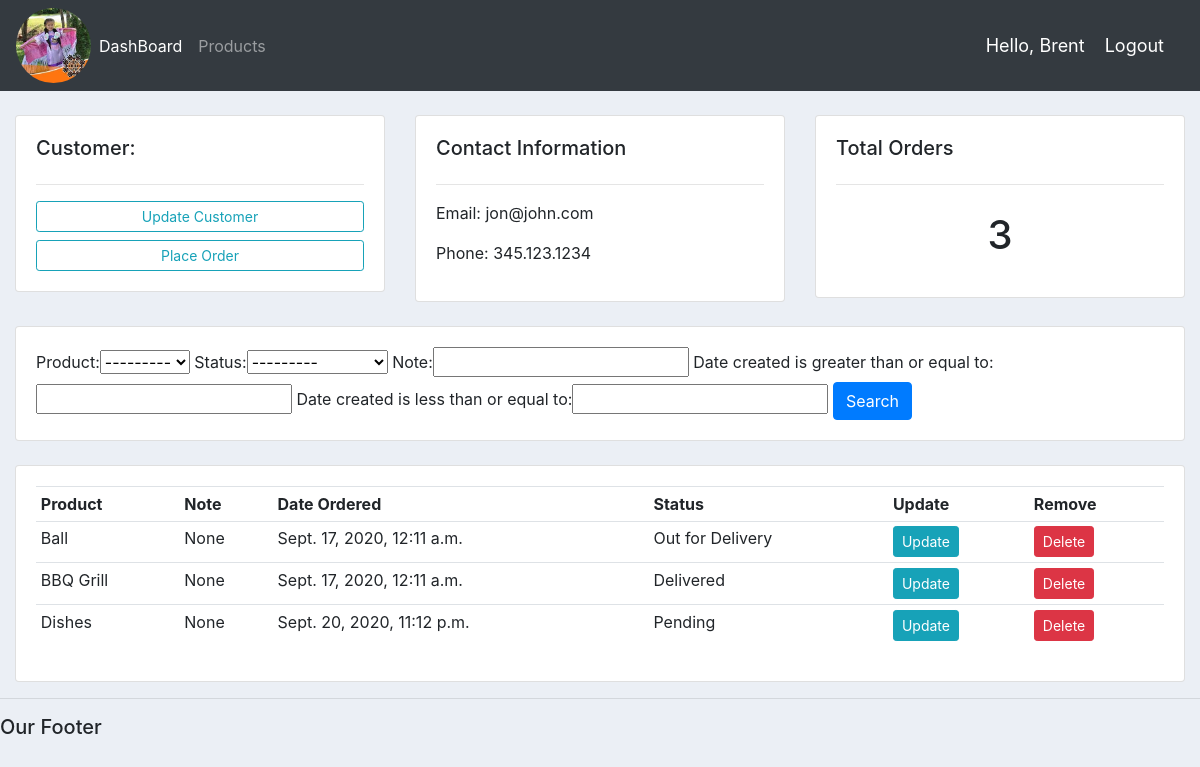
Screenshot of /customer/2/ (signed in) with the database file from the repository.
### accounts/models.py (models this page shows, shortened)
class Customer(models.Model):
    name = models.CharField(max_length=200, null=True)
    phone = models.CharField(max_length=200, null=True)
    email = models.CharField(max_length=200, null=True)
    date_created = models.DateTimeField(auto_now_add=True, null=True)

class Order(models.Model):
    STATUS = (
        ('Pending','Pending'),
        ('Out for Delivery', 'Out for Delivery'),
        ('Delivered','Delivered'),
            )
    customer = models.ForeignKey(Customer, null=True, on_delete= models.SET_NULL)
    product = models.ForeignKey(Product, null=True, on_delete= models.SET_NULL)
    date_created = models.DateTimeField(auto_now_add=True, null=True)
    status = models.CharField(max_length=200, null=True, choices=STATUS)
    note = models.CharField(max_length=200, null=True)

class Product(models.Model):
    CATEGORY = (
        ('Indoor','Indoor'),
        ('Outdoor', 'Outdoor'),
            )
    name = models.CharField(max_length=200, null=True)
    price = models.FloatField(null=True)
    category = models.CharField(max_length=200, null=True, choices=CATEGORY)
    description = models.CharField(max_length=200, null=True, blank=True)
    date_created = models.DateTimeField(auto_now_add=True, null=True)
    tags = models.ManyToManyField(Tag)
    def __str__(self):
        return self.name

### accounts/views.py (the view)
# urls.py: path('customer/<str:cstmr_id>/', views.customer, name="customer"),
@login_required(login_url='login')
def customer(request, cstmr_id):
    customer = Customer.objects.get(id=cstmr_id)
    orders = customer.order_set.all()
    order_count = orders.count()
    myFilter = OrderFilter(request.GET, queryset=orders)
    orders = myFilter.qs
    context = {'customer':customer, 'orders':orders, 'order_count':order_count, 'myFilter': myFilter}
    return render(request, 'accounts/customer.html', context)

### accounts/templates/accounts/customer.html
{% extends 'accounts/main.html'%}
{% block content %}
<br>
<div class="row">
<div class="col-md">
    <div class="card card-body">
        <h5>Customer:</h5>
        <hr>
        <a class="btn btn-outline-info  btn-sm btn-block" href="">Update Customer</a>
        <a class="btn btn-outline-info  btn-sm btn-block" href="{% url 'create_order' customer.id %}">Place Order</a>
    </div>
</div>
<div class="col-md">
    <div class="card card-body">
        <h5>Contact Information</h5>
        <hr>
        <p>Email: {{customer.email}}</p>
        <p>Phone: {{customer.phone}}</p>
    </div>
</div>
<div class="col-md">
    <div class="card card-body">
        <h5>Total Orders</h5>
        <hr>
        <h1 style="text-align: center;padding: 10px">{{order_count}}</h1>
    </div>
</div>
</div>
<br>
<div class="row">
<div class="col">
    <div class="card card-body">
        <form method="get">
            {{ myFilter.form }}
        <button class="btn btn-primary" type="submit">Search</button>
      </form>
    </div>
</div>
</div>
<br>
<div class="row">
<div class="col-md">
    <div class="card card-body">
        <table class="table table-sm">
            <tr>
                <th>Product</th>
                <th>Note</th>
                <th>Date Ordered</th>
                <th>Status</th>
                <th>Update</th>
                <th>Remove</th>
            </tr>
            {% for order in orders %}
            <tr>
                <td>{{order.product}}</td>
                <td>{{order.note}}</td>
                <td>{{order.date_created}}</td>
                <td>{{order.status}}</td>
                <td><a class="btn btn-sm btn-info"href="{% url 'update_order' order.id %}">Update</a></td>
                <td><a class="btn btn-sm btn-danger"href="{% url 'delete_order' order.id %}">Delete</a></td>
            </tr>
            {% endfor %}
        </table>
    </div>
</div>
</div>
{% endblock%}

### accounts/templates/accounts/navbar.html (shortened to what this page needs)
{% load static %}
 <nav class="navbar navbar-expand-lg navbar-dark bg-dark">
     <img style="border-radius: 50px;" src="{% static 'images/images.png'%}" width="75" height="75">
     <div class="collapse navbar-collapse" id="navbarNav">
       <ul class="navbar-nav">
         <li class="nav-item active">
           <a class="nav-link" href="{% url 'home' %}">DashBoard </a>
         </li>
         <li class="nav-item">
           <a class="nav-link" href="{% url 'products' %}">Products</a>
         </li>
       </ul>
     </div>
     <span class="hello-msg">Hello, {{request.user}}</span>
     <span><a class="hello-msg" href="{% url 'logout' %}">Logout</a></span>
    </nav>

### static/css/main.css (style rules this page uses)
body { background-color: #ebeff5; }

### accounts/templates/accounts/navbar.html (style rules this page uses)
.hello-msg { font-size: 18px; color: #ffff; margin-right: 20px; }

### rows the page displays
Customer: email "jon@john.com", phone "345.123.1234"
Order: product "Ball", note "None", date_created "Sept. 17, 2020, 12:11 a.m.", status "Out for Delivery"
Order: product "BBQ Grill", note "None", date_created "Sept. 17, 2020, 12:11 a.m.", status "Delivered"
Order: product "Dishes", note "None", date_created "Sept. 20, 2020, 11:12 p.m.", status "Pending"

### other values shown
{{ request.user }} "Brent"
{{ order_count }} "3"
